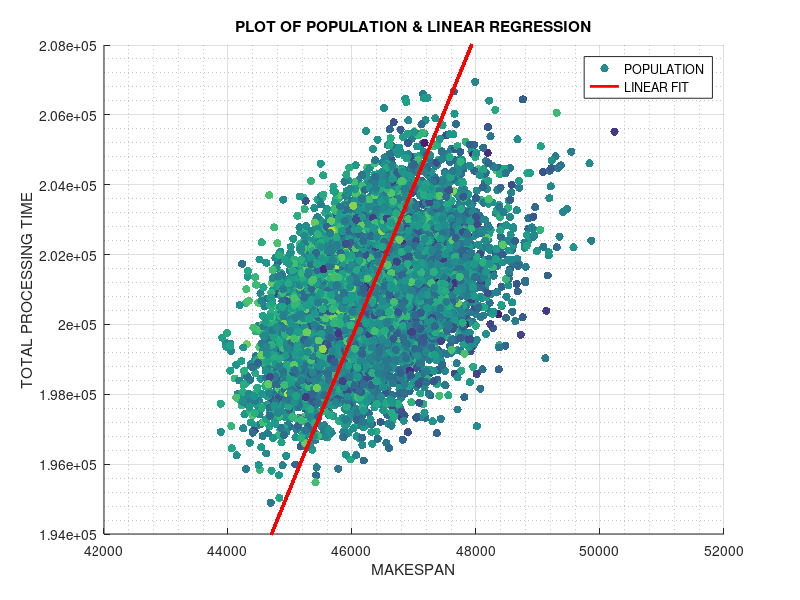

This figure's MATLAB source:
%% PLOTTING

% POPULATION SIZE
POPULATION_SIZE = 10000;

% LOAD DATA
POPULATION = load('POPULATION.mat');

% PREALLOCATION OF OBJECTS
x = zeros(POPULATION_SIZE, 1, 'double');
y = zeros(POPULATION_SIZE, 1, 'double');
z = zeros(POPULATION_SIZE, 1, 'double');

i = 1;
while i <= POPULATION_SIZE
    x(i) = POPULATION.POPULATION(i).TOTAL_MAKESPAN_TIME;
	y(i) = POPULATION.POPULATION(i).TOTAL_PROCESSING_TIME;
    z(i) = POPULATION.POPULATION(i).TOTAL_CON_SWIT_TIME;
    % INCREMENT
    i = i + 1;
end

% PLOT
scatter(x,y,[],z,'filled');
hold on

% MEAN
MEAN_MAKESPAN = mean(x);
MEAN_PROCTIME = mean(y);
save('MEAN_MAKESPAN.mat','MEAN_MAKESPAN');
save('MEAN_PROCTIME.mat','MEAN_PROCTIME');
STD_MAKESPAN = std(x);
STD_PROCTIME = std(y);
save('STD_MAKESPAN.mat','STD_MAKESPAN');
save('STD_PROCTIME.mat','STD_PROCTIME');

% LINEAR REGRESSION
b1 = x\y;
yCalc1 = b1*x;
plot(x,yCalc1,'LineWidth',2,'Color',[1,0,0]);

% TITLES & LABELS
title('PLOT OF POPULATION & LINEAR REGRESSION')
ylabel('TOTAL PROCESSING TIME');
xlabel('MAKESPAN');
legend('POPULATION','LINEAR FIT');

% OTHER 
grid on
grid minor 
ylim([194000 208000]);

